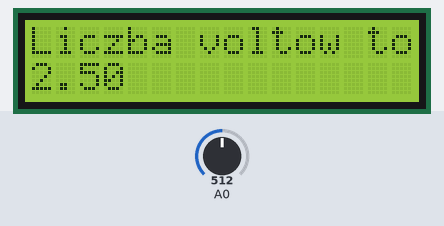
Bench run of a sketch on a simulated Arduino Uno, built with avr-gcc and run on an emulated ATmega328P. Parts: 16×2 character LCD. The test bench sets the inputs (shaded band); at power-on: A0 = 512. What the sketch prints to the serial monitor is not drawn.

Above: at 1.2 s.
1.3 s: A0 set to 716
At 2.4 s:
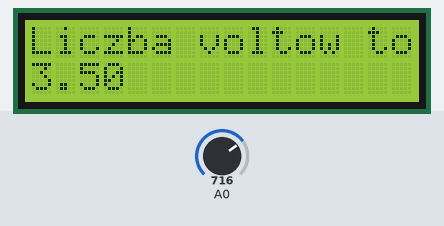
2.9 s: A0 set to 900
At 4.0 s:
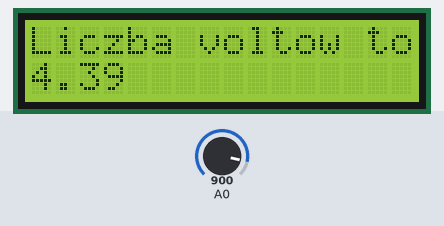
4.5 s: A0 set to 1023
At 5.7 s:
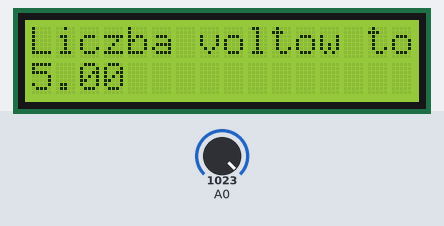
Timing chart, 0 to 7.5 s (numbered marks = the images above; inputs shaded):
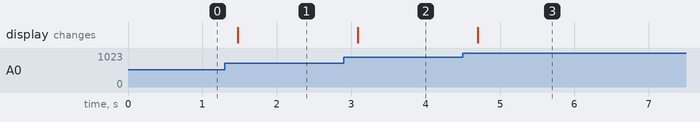

Measured:
- after the input at 1.3 s, the display: changes after 0.18 s (image 1)
- after the input at 2.9 s, the display: changes after 0.19 s (image 2)
- after the input at 4.5 s, the display: changes after 0.20 s (image 3)

The sketch:

plytka_lcd2.ino
```cpp
/*
   zczytuje z pinu A0 napiecie (kabelek z a0 do potencjometru )
   The circuit:
 * LCD RS pin to digital pin 12
 * LCD Enable pin to digital pin 11
 * LCD D4 pin to digital pin 5
 * LCD D5 pin to digital pin 4
 * LCD D6 pin to digital pin 3
 * LCD D7 pin to digital pin 2

 http://www.arduino.cc/en/Tutorial/LiquidCrystal
 */

// include the library code:
#include <LiquidCrystal.h>

// initialize the library with the numbers of the interface pins
LiquidCrystal lcd(12, 11, 5, 4, 3, 2);

void setup() {
  // set up the LCD's number of columns and rows:
  lcd.begin(16, 2);
  Serial.begin(9600); // do menedzera
  // Print a message to the LCD.
    lcd.print("Liczba voltow to: " );
}

void loop() {

  lcd.setCursor(0, 1);
   int odczytanaWartosc = analogRead(0);//Odczytujemy wartość napięcia
  float napiecie=odczytanaWartosc*(5.0/1024.0);
  Serial.println(napiecie);//Wysyłamy ją do terminala

  lcd.print(napiecie);
  delay(200);
}
```
